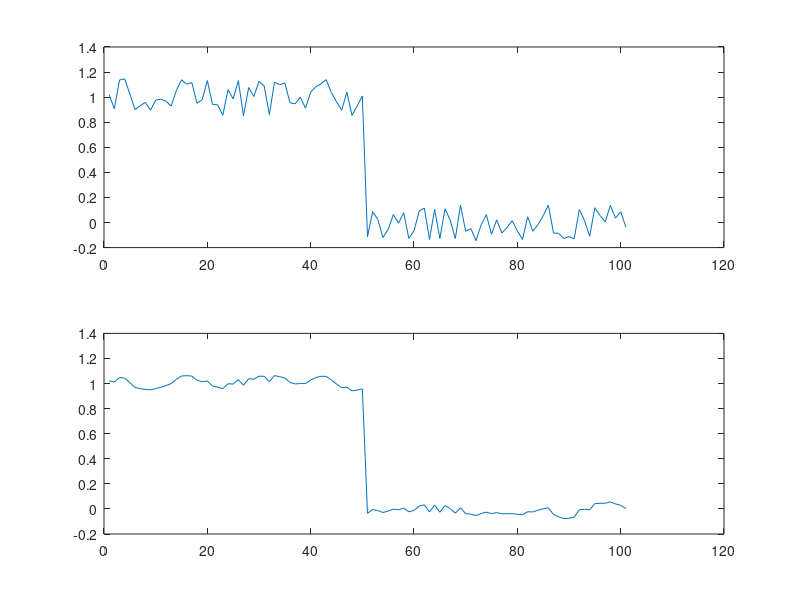

Recreate this plot in MATLAB.
% bilateral filter
t = [1:101];
x = [ones(1,50), zeros(1, 51)];
an = 0.3;
noise = an * (rand(1, 101) - 0.5);
x1 = x + noise;
subplot(2,1,1);
plot(t, x1);

k1 = 0.1;
k2 = 10;
filter = [1:21];
L = floor(length(filter)/2);
filter = filter - (L+1);
filter = exp(-k1 * filter.^2);
% padding x1
output = zeros(size(x));
x1 = [ones(1,L)*x1(1), x1, ones(1,L)*x1(end) ];
for i = L+1: length(x1)-L
    y = x1(i-L: i+L);
    dominant_filter = exp(-k2*((x1(i) - y).^2));
    c = 1/sum((dominant_filter .* filter));
    output(i-L) = c* sum(y.*filter.*dominant_filter);
end
subplot(2,1,2);
plot(t,output);